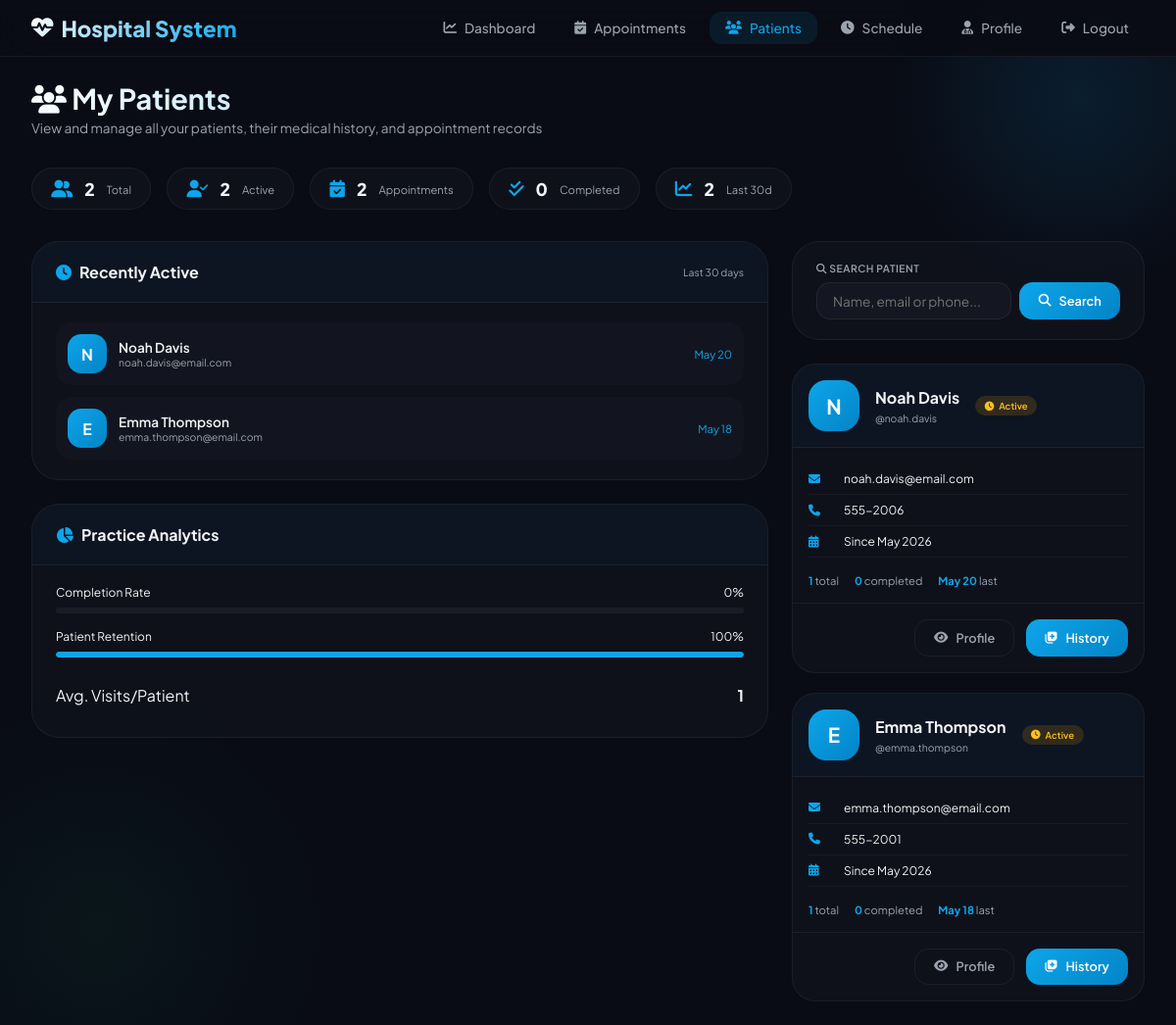
Page /doctor/patients.php (signed in) on the committed database.
### tables this page shows
CREATE TABLE users (
    id INT PRIMARY KEY AUTO_INCREMENT,
    username VARCHAR(50) UNIQUE NOT NULL,
    email VARCHAR(100) UNIQUE NOT NULL,
    password VARCHAR(255) NOT NULL,
    full_name VARCHAR(100) NOT NULL,
    phone VARCHAR(20),
    address TEXT,
    role ENUM('patient', 'doctor', 'admin') DEFAULT 'patient',
    is_active BOOLEAN DEFAULT TRUE,
    created_at TIMESTAMP DEFAULT CURRENT_TIMESTAMP,
    last_login TIMESTAMP NULL,
    reset_token VARCHAR(255) NULL,
    reset_token_expiry DATETIME NULL,
    email_verified BOOLEAN DEFAULT FALSE
);

### doctor/patients.php (the view, shortened to what this page needs)
<?php
$database = new Database();
$db = $database->getConnection();
$user_id = SessionManager::getUserId();
$doctorQuery = "SELECT d.id as doctor_id, d.specialization, d.consultation_fee, u.full_name
                FROM doctors d
                JOIN users u ON d.user_id = u.id
                WHERE d.user_id = :user_id";
$stmt = $db->prepare($doctorQuery);
$stmt->bindParam(':user_id', $user_id);
$stmt->execute();
$doctor = $stmt->fetch(PDO::FETCH_ASSOC);
$search = isset($_GET['search']) ? $_GET['search'] : '';
$sort = isset($_GET['sort']) ? $_GET['sort'] : 'last_visit';
$order = isset($_GET['order']) && $_GET['order'] == 'asc' ? 'ASC' : 'DESC';
$page = isset($_GET['page']) ? (int)$_GET['page'] : 1;
$limit = 12;
$offset = ($page - 1) * $limit;
$query = "SELECT DISTINCT
          u.id as patient_id,
          u.username,
          u.full_name,
          u.email,
          u.phone,
          u.address,
          u.created_at as registered_date,
          (SELECT MAX(appointment_date) FROM appointments WHERE patient_id = u.id AND doctor_id = :doctor_id1) as last_visit,
          (SELECT COUNT(*) FROM appointments WHERE patient_id = u.id AND doctor_id = :doctor_id2) as total_visits,
          (SELECT COUNT(*) FROM appointments WHERE patient_id = u.id AND doctor_id = :doctor_id3 AND status = 'completed') as completed_visits,
          (SELECT GROUP_CONCAT(DISTINCT status) FROM appointments WHERE patient_id = u.id AND doctor_id = :doctor_id4) as statuses
          FROM users u
          JOIN appointments a ON u.id = a.patient_id
          WHERE a.doctor_id = :doctor_id5";
$params = [
    ':doctor_id1' => $doctor['doctor_id'],
    ':doctor_id2' => $doctor['doctor_id'],
    ':doctor_id3' => $doctor['doctor_id'],
    ':doctor_id4' => $doctor['doctor_id'],
    ':doctor_id5' => $doctor['doctor_id']
];
switch ($sort) {
    case 'last_visit':
    default:
        $query .= " ORDER BY last_visit $order, u.full_name ASC";
        break;
}
$query .= " LIMIT :limit OFFSET :offset";
$params[':limit'] = $limit;
$params[':offset'] = $offset;
$stmt = $db->prepare($query);
foreach ($params as $key => $value) {
    if ($key == ':limit' || $key == ':offset') {
        $stmt->bindValue($key, $value, PDO::PARAM_INT);
    } else {
        $stmt->bindValue($key, $value);
    }
}
$stmt->execute();
$patients = $stmt->fetchAll(PDO::FETCH_ASSOC);
$statsQuery = "SELECT
    COUNT(DISTINCT u.id) as total_patients,
    COUNT(DISTINCT CASE WHEN a.status = 'completed' THEN u.id END) as completed_patients,
    COUNT(DISTINCT CASE WHEN a.status IN ('pending', 'confirmed') THEN u.id END) as active_patients,
    COUNT(a.id) as total_appointments,
    COUNT(CASE WHEN a.status = 'completed' THEN 1 END) as completed_appointments,
    COUNT(CASE WHEN a.appointment_date >= DATE_SUB(CURDATE(), INTERVAL 30 DAY) THEN 1 END) as last_30days
    FROM users u
    JOIN appointments a ON u.id = a.patient_id
    WHERE a.doctor_id = :doctor_id";
$statsStmt = $db->prepare($statsQuery);
$statsStmt->bindParam(':doctor_id', $doctor['doctor_id']);
$statsStmt->execute();
$stats = $statsStmt->fetch(PDO::FETCH_ASSOC);
$recentQuery = "SELECT DISTINCT u.id as patient_id, u.full_name, u.email, u.phone, MAX(a.appointment_date) as last_visit
                FROM users u
                JOIN appointments a ON u.id = a.patient_id
                WHERE a.doctor_id = :doctor_id
                AND a.appointment_date >= DATE_SUB(CURDATE(), INTERVAL 30 DAY)
                GROUP BY u.id
                ORDER BY last_visit DESC
                LIMIT 5";
$recentStmt = $db->prepare($recentQuery);
$recentStmt->bindParam(':doctor_id', $doctor['doctor_id']);
$recentStmt->execute();
$recent_patients = $recentStmt->fetchAll(PDO::FETCH_ASSOC);
?>
<!DOCTYPE html>
<html lang="en">
<head>
    <link rel="stylesheet" href="https://cdnjs.cloudflare.com/ajax/libs/font-awesome/6.4.0/css/all.min.css">
</head>
<body>
    <div class="bg-orb-1"></div>
    <div class="bg-orb-2"></div>
    <nav class="navbar">
        <div class="navbar-container">
            <a href="dashboard.php" class="logo">
                <i class="fas fa-heart-pulse"></i>
                <span>Hospital System</span>
            </a>
            <ul class="nav-menu">
                <li><a href="dashboard.php" class="nav-link"><i class="fas fa-chart-line"></i> Dashboard</a></li>
                <li><a href="appointments.php" class="nav-link"><i class="fas fa-calendar-check"></i> Appointments</a></li>
                <li><a href="patients.php" class="nav-link active"><i class="fas fa-users"></i> Patients</a></li>
                <li><a href="schedule.php" class="nav-link"><i class="fas fa-clock"></i> Schedule</a></li>
                <li><a href="profile.php" class="nav-link"><i class="fas fa-user-md"></i> Profile</a></li>
                <li><a href="../logout.php" class="nav-link"><i class="fas fa-sign-out-alt"></i> Logout</a></li>
            </ul>
        </div>
    </nav>
    <div class="patients-wrapper">
        <div class="top-bar">
            <h1><i class="fas fa-users"></i> My Patients</h1>
            <p>View and manage all your patients, their medical history, and appointment records</p>
        </div>
        <div class="stats-row">
            <div class="stat-pill"><i class="fas fa-user-friends"></i><span class="count"><?php echo $stats['total_patients'] ?? 0; ?></span><span class="label">Total</span></div>
            <div class="stat-pill"><i class="fas fa-user-check"></i><span class="count"><?php echo $stats['active_patients'] ?? 0; ?></span><span class="label">Active</span></div>
            <div class="stat-pill"><i class="fas fa-calendar-check"></i><span class="count"><?php echo $stats['total_appointments'] ?? 0; ?></span><span class="label">Appointments</span></div>
            <div class="stat-pill"><i class="fas fa-check-double"></i><span class="count"><?php echo $stats['completed_appointments'] ?? 0; ?></span><span class="label">Completed</span></div>
            <div class="stat-pill"><i class="fas fa-chart-line"></i><span class="count"><?php echo $stats['last_30days'] ?? 0; ?></span><span class="label">Last 30d</span></div>
        </div>
        <div class="two-columns">
            <div>
                <div class="glass-card" style="margin-bottom: 1.5rem;">
                    <div class="card-header">
                        <h3><i class="fas fa-clock"></i> Recently Active</h3>
                        <span style="font-size: 0.65rem; color: var(--text-muted);">Last 30 days</span>
                    </div>
                    <div class="card-body">
                        <div class="recent-list">
                            <?php if (count($recent_patients) > 0): ?>
                                <?php foreach ($recent_patients as $recent): ?>
                                    <div class="recent-item">
                                        <div style="display: flex; align-items: center;">
                                            <div class="recent-avatar"><?php echo strtoupper(substr($recent['full_name'], 0, 1)); ?></div>
                                            <div class="recent-info">
                                                <div class="recent-name"><?php echo htmlspecialchars($recent['full_name']); ?></div>
                                                <div class="recent-date"><?php echo htmlspecialchars($recent['email']); ?></div>
                                            </div>
                                        </div>
                                        <div style="font-size: 0.7rem; color: var(--primary);">
                                            <?php echo date('M d', strtotime($recent['last_visit'])); ?>
                                        </div>
                                    </div>
                                <?php endforeach; ?>
                            <?php else: ?>
                                <div class="empty-state" style="padding: 1rem;">No recent patients</div>
                            <?php endif; ?>
                        </div>
                    </div>
                </div>
                <div class="glass-card">
                    <div class="card-header">
                        <h3><i class="fas fa-chart-pie"></i> Practice Analytics</h3>
                    </div>
                    <div class="card-body">
                        <div class="progress-item">
                            <div class="progress-header"><span>Completion Rate</span><span><?php echo ($stats['total_appointments'] ?? 0) > 0 ? round((($stats['completed_appointments'] ?? 0) / max($stats['total_appointments'], 1)) * 100) : 0; ?>%</span></div>
                            <div class="progress-bar"></div>
                        </div>
                        <div class="progress-item">
                            <div class="progress-header"><span>Patient Retention</span><span><?php echo ($stats['total_patients'] ?? 0) > 0 ? round((($stats['active_patients'] ?? 0) / max($stats['total_patients'], 1)) * 100) : 0; ?>%</span></div>
                            <div class="progress-bar"><div class="progress-fill fill-primary" style="width: <?php echo ($stats['total_patients'] ?? 0) > 0 ? round((($stats['active_patients'] ?? 0) / max($stats['total_patients'], 1)) * 100) : 0; ?>%"></div></div>
                        </div>
                        <div class="analytics-row">
                            <span>Avg. Visits/Patient</span>
                            <strong><?php echo ($stats['total_patients'] ?? 0) > 0 ? round(($stats['total_appointments'] ?? 0) / max($stats['total_patients'], 1), 1) : 0; ?></strong>
                        </div>
                    </div>
                </div>
            </div>
            <div>
                <div class="filters-card">
                    <form method="GET" action="" class="filters">
                        <div class="filter-group">
                            <label><i class="fas fa-search"></i> Search Patient</label>
                            <div style="display: flex; gap: 0.5rem;">
                                <input type="text" name="search" class="search-input" placeholder="Name, email or phone..." value="<?php echo htmlspecialchars($search); ?>">
                                <button type="submit" class="btn btn-primary"><i class="fas fa-search"></i> Search</button>
                            </div>
                        </div>
                    </form>
                </div>
                <?php if (count($patients) > 0): ?>
                    <div class="patients-grid">
                        <?php foreach ($patients as $patient): ?>
                            <?php $hasActive = strpos($patient['statuses'] ?? '', 'pending') !== false || strpos($patient['statuses'] ?? '', 'confirmed') !== false; ?>
                            <div class="patient-card">
                                <div class="patient-header">
                                    <div class="patient-avatar"><?php echo strtoupper(substr($patient['full_name'], 0, 1)); ?></div>
                                    <div class="patient-info">
                                        <h4><?php echo htmlspecialchars($patient['full_name']); ?></h4>
                                        <p>@<?php echo htmlspecialchars($patient['username']); ?></p>
                                    </div>
                                    <span class="status-badge <?php echo $hasActive ? 'badge-active' : 'badge-stable'; ?>">
                                        <i class="fas <?php echo $hasActive ? 'fa-clock' : 'fa-check-circle'; ?>"></i> <?php echo $hasActive ? 'Active' : 'Stable'; ?>
                                    </span>
                                </div>
                                <div class="patient-body">
                                    <div class="info-row"><i class="fas fa-envelope"></i> <?php echo htmlspecialchars($patient['email']); ?></div>
                                    <div class="info-row"><i class="fas fa-phone"></i> <?php echo htmlspecialchars($patient['phone'] ?? 'N/A'); ?></div>
                                    <div class="info-row"><i class="fas fa-calendar-alt"></i> Since <?php echo date('M Y', strtotime($patient['registered_date'])); ?></div>
                                    <div class="visit-stats">
                                        <div class="visit-stat"><strong><?php echo $patient['total_visits']; ?></strong> total</div>
                                        <div class="visit-stat"><strong><?php echo $patient['completed_visits']; ?></strong> completed</div>
                                        <?php if ($patient['last_visit']): ?>
                                            <div class="visit-stat"><strong><?php echo date('M d', strtotime($patient['last_visit'])); ?></strong> last</div>
                                        <?php endif; ?>
                                    </div>
                                </div>
                                <div class="patient-footer">
                                    <button onclick="viewPatient(<?php echo $patient['patient_id']; ?>)" class="btn btn-outline"><i class="fas fa-eye"></i> Profile</button>
                                    <button onclick="viewMedicalHistory(<?php echo $patient['patient_id']; ?>)" class="btn btn-primary"><i class="fas fa-notes-medical"></i> History</button>
                                </div>
                            </div>
                        <?php endforeach; ?>
                    </div>
                <?php endif; ?>
            </div>
        </div>
    </div>
</body>
</html>

### rows in the picture
users: full_name "N", full_name "Noah Davis", email "noah.davis@email.com", last_visit "May 20", username "noah.davis", phone "555-2006", created_at "May 2026", total_visits "1", completed_visits "0"
users: full_name "E", full_name "Emma Thompson", email "emma.thompson@email.com", last_visit "May 18", username "emma.thompson", phone "555-2001", created_at "May 2026", total_visits "1", completed_visits "0"

### other values in the picture
$stats['total_patients'] "2"
$stats['active_patients'] "2"
$stats['total_appointments'] "2"
$stats['completed_appointments'] "0"
$stats['last_30days'] "2"
